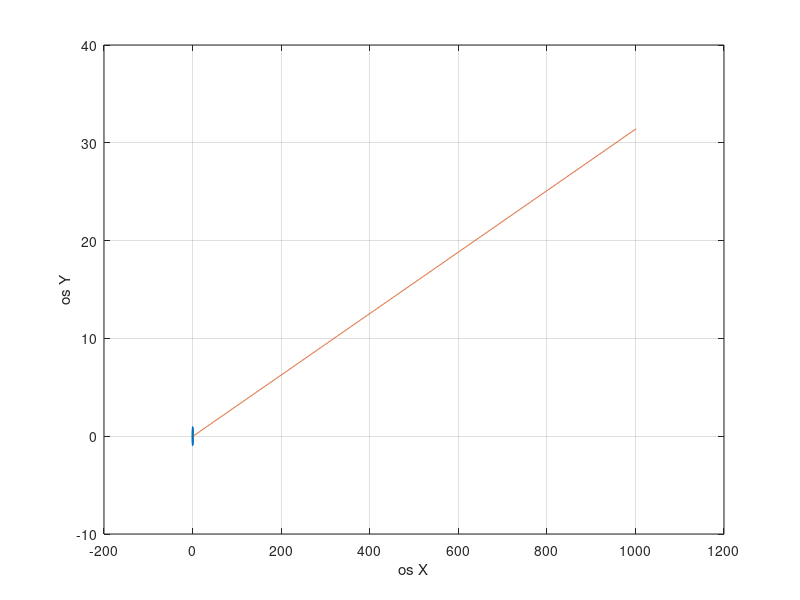

MATLAB code to generate this figure:
%
% Program spriala
%
t=0:pi/50:20*pi;
x=exp(-0.05*t).*sin(t);% exp =e liczba eulera
y=exp(-0.005*t).*cos(t);
z=0.5*t;
plot(x,y,z)
xlabel('os X'), ylabel('os Y'), zlabel('os Z');
grid on % siatka na wykresie